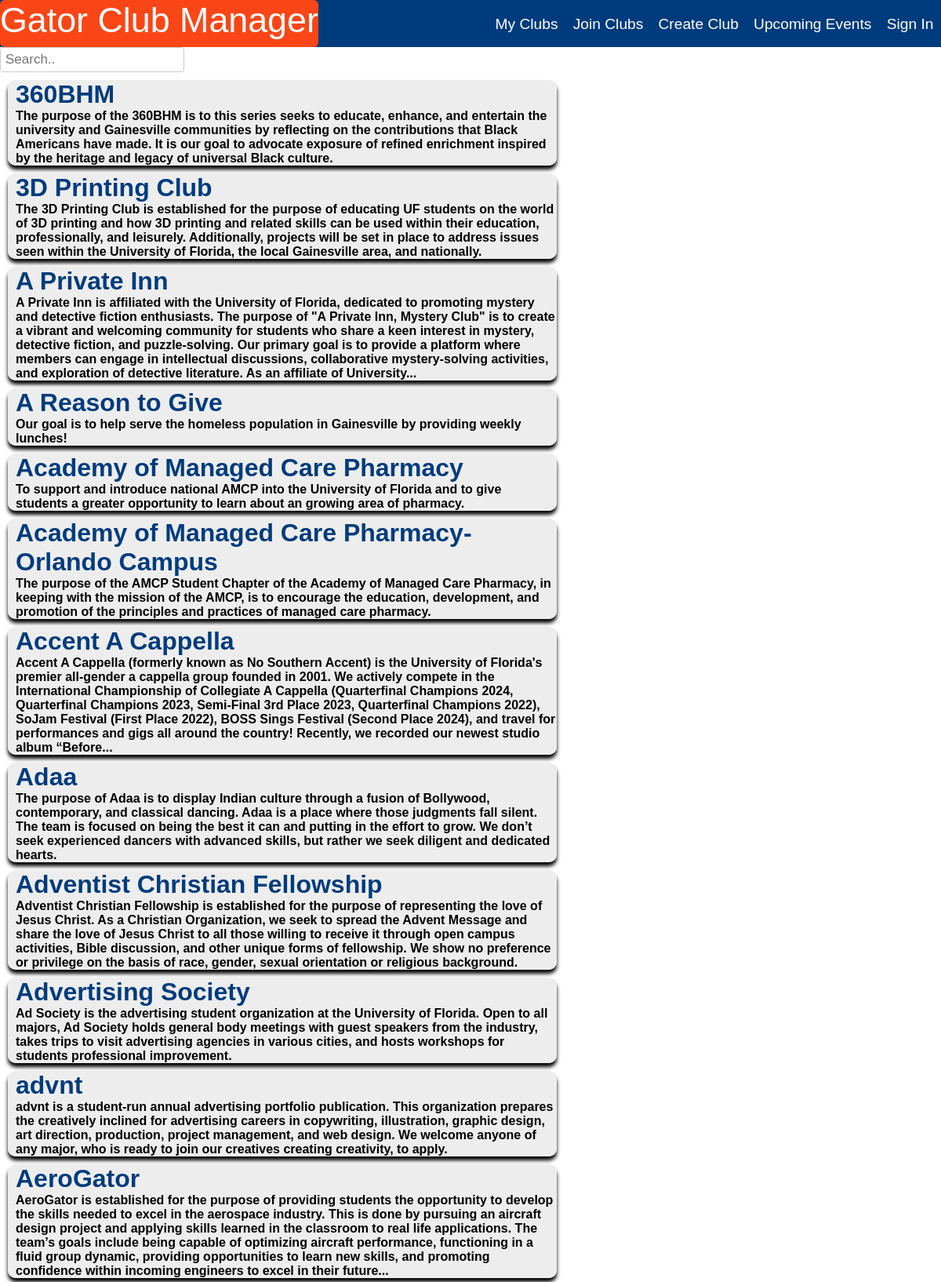
Page /members/search/ (upper part) on the committed database.
### members/models.py (models this page shows, shortened)
class Club(models.Model):
    club_name = models.CharField(max_length=100, unique=True)  # Unique identifier for each club
    club_desc = models.TextField()
    class Meta:
        db_table = 'Club_Database'

### members/views.py (the view)
# urls.py: path('search/', views.searchClubs, name='search_clubs')
def searchClubs(request):
    query = request.GET.get('query', '')
    if query:
        clubs = Club.objects.filter(club_name__icontains=query)
    else:
        clubs = Club.objects.all()
    return render(request, 'authenticate/joinClubs.html', {'clubs': clubs})

### members/templates/authenticate/joinClubs.html (shortened to what this page needs)
{% load static %}
<!DOCTYPE html>
<html lang="en">
<head>
    <link rel="stylesheet" href="{% static 'styles.css' %}">
</head>
    <body>
        <nav class="navBar">
            <div class="navBar_container">
                <a href="/" id="navBar_logo">Gator Club Manager</a>
            </div>
            <ul class="navBar_links">
                <li class="navBar_link_container">
                    <a href="/myClubs.html" class="navBar_link">My Clubs</a>
                </li>
                <li class="navBar_link_container">
                    <a href="/joinClubs.html" class="navBar_link">Join Clubs</a>
                </li>
                <li class="navBar_link_container">
                    <a href="/createClub.html" class="navBar_link">Create Club</a>
                </li>
                <li class="navBar_link_container">
                    <a href="/upcomingEvents.html" class="navBar_link">Upcoming Events</a>
                </li>
                <li class="navBar_link_container">
                    <a href="/Sign_In.html" class="navBar_link">Sign In</a>
                </li>
            </ul>
        </nav>
        <div>
            <div class="search_bar">
                <form method="GET" action="{% url 'search_clubs' %}">
                    <input type="text" name="query" placeholder="Search..">
                </form>
            </div>
        </div>
        <div class="main_left">
            {% for club in clubs %}
            <div class="club_box">
                <form>
                    <h1 class="club_name">{{ club.club_name }}</h1>
                    <h2 class="club_body_text">{{ club.club_desc }}</h2>
                </form>
            </div>
            {% endfor %}
        </div>
    </body>

### clubmanager/static/styles.css (style rules this page uses)
* { box-sizing: border-box; margin: 0; padding: 0; font-family:Arial, Helvetica, sans-serif; }
.navBar { background: rgb(0, 60, 125); height: 60px; display: flex; font-size: 1.4rem; z-index: 999; }
.navBar_container { display: inherit; }
#navBar_logo { background-color: rgb(0,60,125); color: white; font-size: 2.8rem; border-radius: 6px; font-style: normal; text-decoration: none; display: inherit; z-index: 999; }
.navBar_links { color: white; height: 100%; display: flex; list-style: none; margin-right: 0px; width: 100%; height: 100%; position: absolute; justify-content: right; align-content: right; text-align: right; }
.navBar_link { display: inherit; color: white; text-decoration: none; font-style: normal; justify-content: center; align-content: right; padding: 0 0.6rem; font-size: 1.2rem; margin-top: 20px; text-align: right; height: 25px; border-radius: 5px; }
.main_left { display: flex; height: 700px; width: 100%; flex-direction: column; background-color: white; align-content: center; justify-content: left; }
.search_bar { display: flex; align-items: left; overflow: hidden; border: 1px solid #ccc; border-radius: 4px; width: fit-content; }
.search_bar input[type=text] { flex-grow: 1; padding: 6px; border: none; font-size: 17px; margin: 0; }
.club_box { height: 200px; width: 700px; background-color: rgba(235, 235, 235, 0.87); margin-top: 10px; margin-left: 10px; margin-bottom: 10px justify-content: center; border-radius: 10px; box-shadow: 0 5px 5px black; }
.club_box h1 { display: inherit; font-size: 2rem; color: rgb(0,60,125); margin-left: 10px; }
.club_box h2 { margin-left: 10px; font-size: 1rem; }
input { position: relative; display: inherit; margin-left: 80px; z-index: 1000px; padding: 0 0; size: 100px; width: 65%; height: 30px; color: black; z-index: 10000; }

### rows in the picture
Club: club_name "360BHM", club_desc "The purpose of the 360BHM is to this series seeks to educate, enhance, and entertain the university and Gainesville communities by reflecting on the contributions that Black Americans have made. It is our goal to advocate exposure of refined enrichment inspired by the heritage and legacy of universal Black culture."
Club: club_name "3D Printing Club", club_desc "The 3D Printing Club is established for the purpose of educating UF students on the world of 3D printing and how 3D printing and related skills can be used within their education, professionally, and leisurely. Additionally, projects will be set in place to address issues seen within the University of Florida, the local Gainesville area, and nationally."
Club: club_name "A Private Inn", club_desc "A Private Inn is affiliated with the University of Florida, dedicated to promoting mystery and detective fiction enthusiasts. The purpose of \"A Private Inn, Mystery Club\" is to create a vibrant and welcoming community for students who share a keen interest in mystery, detective fiction, and puzzle-solving. Our primary goal is to provide a platform where members can engage in intellectual discussions, collaborative mystery-solving activities, and exploration of detective literature. As an affiliate of University..."
Club: club_name "A Reason to Give", club_desc "Our goal is to help serve the homeless population in Gainesville by providing weekly lunches!"
Club: club_name "Academy of Managed Care Pharmacy", club_desc "To support and introduce national AMCP into the University of Florida and to give students a greater opportunity to learn about an growing area of pharmacy."
Club: club_name "Academy of Managed Care Pharmacy- Orlando Campus", club_desc "The purpose of the AMCP Student Chapter of the Academy of Managed Care Pharmacy, in keeping with the mission of the AMCP, is to encourage the education, development, and promotion of the principles and practices of managed care pharmacy."
Club: club_name "Accent A Cappella", club_desc "Accent A Cappella (formerly known as No Southern Accent) is the University of Florida's premier all-gender a cappella group founded in 2001. We actively compete in the International Championship of Collegiate A Cappella (Quarterfinal Champions 2024, Quarterfinal Champions 2023, Semi-Final 3rd Place 2023, Quarterfinal Champions 2022), SoJam Festival (First Place 2022), BOSS Sings Festival (Second Place 2024), and travel for performances and gigs all around the country! Recently, we recorded our newest studio album “Before..."
Club: club_name "Adaa", club_desc "The purpose of Adaa is to display Indian culture through a fusion of Bollywood, contemporary, and classical dancing. Adaa is a place where those judgments fall silent. The team is focused on being the best it can and putting in the effort to grow. We don’t seek experienced dancers with advanced skills, but rather we seek diligent and dedicated hearts."
Club: club_name "Adventist Christian Fellowship", club_desc "Adventist Christian Fellowship is established for the purpose of representing the love of Jesus Christ. As a Christian Organization, we seek to spread the Advent Message and share the love of Jesus Christ to all those willing to receive it through open campus activities, Bible discussion, and other unique forms of fellowship. We show no preference or privilege on the basis of race, gender, sexual orientation or religious background."
Club: club_name "Advertising Society", club_desc "Ad Society is the advertising student organization at the University of Florida. Open to all majors, Ad Society holds general body meetings with guest speakers from the industry, takes trips to visit advertising agencies in various cities, and hosts workshops for students professional improvement."
Club: club_name "advnt", club_desc "advnt is a student-run annual advertising portfolio publication. This organization prepares the creatively inclined for advertising careers in copywriting, illustration, graphic design, art direction, production, project management, and web design. We welcome anyone of any major, who is ready to join our creatives creating creativity, to apply."
Club: club_name "AeroGator", club_desc "AeroGator is established for the purpose of providing students the opportunity to develop the skills needed to excel in the aerospace industry. This is done by pursuing an aircraft design project and applying skills learned in the classroom to real life applications. The team’s goals include being capable of optimizing aircraft performance, functioning in a fluid group dynamic, providing opportunities to learn new skills, and promoting confidence within incoming engineers to excel in their future..."
